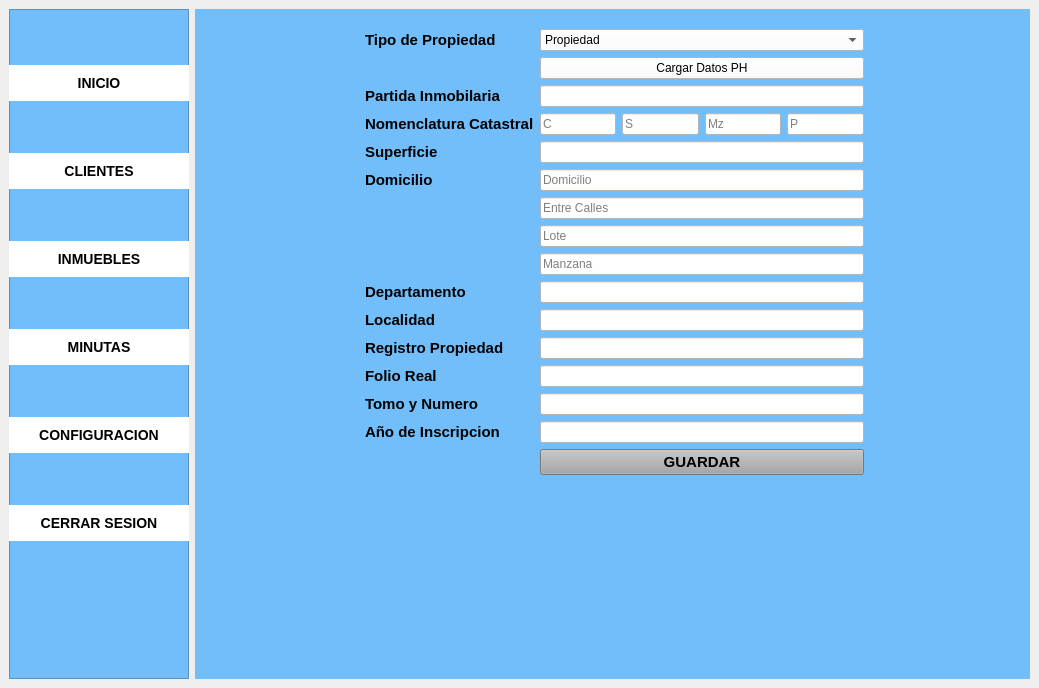
<?xml version="1.0" encoding="UTF-8"?>
<ui version="4.0">
 <class>MainWindow</class>
 <widget class="QMainWindow" name="MainWindow">
  <property name="geometry">
   <rect>
    <x>0</x>
    <y>0</y>
    <width>1039</width>
    <height>688</height>
   </rect>
  </property>
  <property name="windowTitle">
   <string>MainWindow</string>
  </property>
  <widget class="QWidget" name="centralwidget">
   <property name="enabled">
    <bool>true</bool>
   </property>
   <property name="minimumSize">
    <size>
     <width>500</width>
     <height>0</height>
    </size>
   </property>
   <property name="baseSize">
    <size>
     <width>200</width>
     <height>0</height>
    </size>
   </property>
   <property name="styleSheet">
    <string notr="true"/>
   </property>
   <layout class="QHBoxLayout" name="horizontalLayout">
    <item>
     <widget class="QFrame" name="frame">
      <property name="minimumSize">
       <size>
        <width>180</width>
        <height>0</height>
       </size>
      </property>
      <property name="maximumSize">
       <size>
        <width>180</width>
        <height>16777215</height>
       </size>
      </property>
      <property name="styleSheet">
       <string notr="true">/* Color del fondo del menú lateral */
QFrame#frame {
    background-color: rgb(114, 190, 250);
}

/* Estilo para todos los botones que están adentro del menú */
QPushButton {
    background-color: transparent;
    color: black;
    font-size: 14px;
    font-weight: bold;
    border: none;
    padding: 10px;
}

/* Efecto cuando pasás el mouse por encima del botón */
QPushButton:hover {
    background-color: rgba(255, 255, 255, 50);
}</string>
      </property>
      <property name="frameShape">
       <enum>QFrame::StyledPanel</enum>
      </property>
      <property name="frameShadow">
       <enum>QFrame::Raised</enum>
      </property>
      <widget class="QWidget" name="verticalLayoutWidget">
       <property name="geometry">
        <rect>
         <x>-10</x>
         <y>10</y>
         <width>301</width>
         <height>571</height>
        </rect>
       </property>
       <layout class="QVBoxLayout" name="verticalLayout">
        <property name="rightMargin">
         <number>50</number>
        </property>
        <item>
         <widget class="QPushButton" name="btn_home">
          <property name="minimumSize">
           <size>
            <width>200</width>
            <height>0</height>
           </size>
          </property>
          <property name="maximumSize">
           <size>
            <width>200</width>
            <height>16777215</height>
           </size>
          </property>
          <property name="font">
           <font>
            <pointsize>-1</pointsize>
            <weight>75</weight>
            <bold>true</bold>
           </font>
          </property>
          <property name="styleSheet">
           <string notr="true">background-color: rgb(255, 255, 255);
</string>
          </property>
          <property name="text">
           <string notr="true">INICIO</string>
          </property>
         </widget>
        </item>
        <item>
         <widget class="QPushButton" name="btn_clientes">
          <property name="minimumSize">
           <size>
            <width>200</width>
            <height>0</height>
           </size>
          </property>
          <property name="maximumSize">
           <size>
            <width>200</width>
            <height>16777215</height>
           </size>
          </property>
          <property name="font">
           <font>
            <pointsize>-1</pointsize>
            <weight>75</weight>
            <bold>true</bold>
           </font>
          </property>
          <property name="styleSheet">
           <string notr="true">background-color: rgb(255, 255, 255);</string>
          </property>
          <property name="text">
           <string>CLIENTES</string>
          </property>
         </widget>
        </item>
        <item>
         <widget class="QPushButton" name="btn_inmuebles">
          <property name="minimumSize">
           <size>
            <width>200</width>
            <height>0</height>
           </size>
          </property>
          <property name="maximumSize">
           <size>
            <width>200</width>
            <height>16777215</height>
           </size>
          </property>
          <property name="font">
           <font>
            <pointsize>-1</pointsize>
            <weight>75</weight>
            <bold>true</bold>
           </font>
          </property>
          <property name="styleSheet">
           <string notr="true">background-color: rgb(255, 255, 255);</string>
          </property>
          <property name="text">
           <string>INMUEBLES</string>
          </property>
         </widget>
        </item>
        <item>
         <widget class="QPushButton" name="btn_minutas">
          <property name="minimumSize">
           <size>
            <width>200</width>
            <height>0</height>
           </size>
          </property>
          <property name="maximumSize">
           <size>
            <width>200</width>
            <height>16777215</height>
           </size>
          </property>
          <property name="font">
           <font>
            <pointsize>-1</pointsize>
            <weight>75</weight>
            <bold>true</bold>
           </font>
          </property>
          <property name="styleSheet">
           <string notr="true">background-color: rgb(255, 255, 255);</string>
          </property>
          <property name="text">
           <string>MINUTAS</string>
          </property>
         </widget>
        </item>
        <item>
         <widget class="QPushButton" name="btn_configuracion">
          <property name="minimumSize">
           <size>
            <width>200</width>
            <height>0</height>
           </size>
          </property>
          <property name="maximumSize">
           <size>
            <width>200</width>
            <height>16777215</height>
           </size>
          </property>
          <property name="font">
           <font>
            <pointsize>-1</pointsize>
            <weight>75</weight>
            <bold>true</bold>
           </font>
          </property>
          <property name="styleSheet">
           <string notr="true">background-color: rgb(255, 255, 255);</string>
          </property>
          <property name="text">
           <string>CONFIGURACION</string>
          </property>
         </widget>
        </item>
        <item>
         <widget class="QPushButton" name="btn_cerrar">
          <property name="minimumSize">
           <size>
            <width>200</width>
            <height>0</height>
           </size>
          </property>
          <property name="maximumSize">
           <size>
            <width>200</width>
            <height>16777215</height>
           </size>
          </property>
          <property name="font">
           <font>
            <pointsize>-1</pointsize>
            <weight>75</weight>
            <bold>true</bold>
           </font>
          </property>
          <property name="styleSheet">
           <string notr="true">background-color: rgb(255, 255, 255);</string>
          </property>
          <property name="text">
           <string>CERRAR SESION</string>
          </property>
         </widget>
        </item>
       </layout>
      </widget>
     </widget>
    </item>
    <item>
     <widget class="QStackedWidget" name="contenedor_paginas">
      <property name="styleSheet">
       <string notr="true">background-color: rgb(114, 190, 250);</string>
      </property>
      <property name="currentIndex">
       <number>2</number>
      </property>
      <widget class="QWidget" name="INICIO"/>
      <widget class="QWidget" name="CLIENTES">
       <widget class="QWidget" name="layoutWidget">
        <property name="geometry">
         <rect>
          <x>110</x>
          <y>100</y>
          <width>490</width>
          <height>395</height>
         </rect>
        </property>
        <layout class="QFormLayout" name="formLayout">
         <item row="0" column="0">
          <widget class="QLabel" name="label">
           <property name="font">
            <font>
             <pointsize>11</pointsize>
             <weight>75</weight>
             <bold>true</bold>
            </font>
           </property>
           <property name="text">
            <string>DNI</string>
           </property>
          </widget>
         </item>
         <item row="0" column="1">
          <widget class="QLineEdit" name="txt_dni">
           <property name="styleSheet">
            <string notr="true">background-color: rgb(255, 255, 255);
color: rgb(0, 0, 0);</string>
           </property>
           <property name="text">
            <string/>
           </property>
          </widget>
         </item>
         <item row="1" column="0">
          <widget class="QLabel" name="label_2">
           <property name="font">
            <font>
             <pointsize>11</pointsize>
             <weight>75</weight>
             <bold>true</bold>
            </font>
           </property>
           <property name="text">
            <string>NOMBRE</string>
           </property>
          </widget>
         </item>
         <item row="1" column="1">
          <widget class="QLineEdit" name="txt_nombre">
           <property name="styleSheet">
            <string notr="true">background-color: rgb(255, 255, 255);
color: rgb(0, 0, 0);</string>
           </property>
          </widget>
         </item>
         <item row="2" column="0">
          <widget class="QLabel" name="label_3">
           <property name="font">
            <font>
             <pointsize>11</pointsize>
             <weight>75</weight>
             <bold>true</bold>
            </font>
           </property>
           <property name="text">
            <string>APELLIDO</string>
           </property>
          </widget>
         </item>
         <item row="2" column="1">
          <widget class="QLineEdit" name="txt_apellido">
           <property name="styleSheet">
            <string notr="true">background-color: rgb(255, 255, 255);
color: rgb(0, 0, 0);</string>
           </property>
          </widget>
         </item>
         <item row="3" column="0">
          <widget class="QLabel" name="label_4">
           <property name="font">
            <font>
             <pointsize>11</pointsize>
             <weight>75</weight>
             <bold>true</bold>
            </font>
           </property>
           <property name="text">
            <string>CUIL</string>
           </property>
          </widget>
         </item>
         <item row="3" column="1">
          <widget class="QLineEdit" name="txt_cuil">
           <property name="styleSheet">
            <string notr="true">background-color: rgb(255, 255, 255);
color: rgb(0, 0, 0);</string>
           </property>
          </widget>
         </item>
         <item row="12" column="1">
          <widget class="QPushButton" name="btn_guardar_cliente">
           <property name="font">
            <font>
             <pointsize>11</pointsize>
             <weight>75</weight>
             <bold>true</bold>
            </font>
           </property>
           <property name="styleSheet">
            <string notr="true">background-color: rgb(193, 193, 193);
color: rgb(0, 0, 0);</string>
           </property>
           <property name="text">
            <string>GUARDAR</string>
           </property>
          </widget>
         </item>
         <item row="4" column="1">
          <widget class="QDateEdit" name="txt_fecha_nac">
           <property name="font">
            <font>
             <pointsize>11</pointsize>
             <weight>75</weight>
             <bold>true</bold>
            </font>
           </property>
           <property name="styleSheet">
            <string notr="true">background-color: rgb(255, 255, 255);
color: rgb(0, 0, 0);</string>
           </property>
           <property name="calendarPopup">
            <bool>true</bool>
           </property>
          </widget>
         </item>
         <item row="5" column="1">
          <widget class="QLineEdit" name="txt_domicilio">
           <property name="styleSheet">
            <string notr="true">background-color: rgb(255, 255, 255);
color: rgb(0, 0, 0);</string>
           </property>
          </widget>
         </item>
         <item row="6" column="1">
          <widget class="QLineEdit" name="txt_localidad">
           <property name="styleSheet">
            <string notr="true">background-color: rgb(255, 255, 255);
color: rgb(0, 0, 0);</string>
           </property>
          </widget>
         </item>
         <item row="7" column="1">
          <widget class="QLineEdit" name="txt_provincia">
           <property name="styleSheet">
            <string notr="true">background-color: rgb(255, 255, 255);
color: rgb(0, 0, 0);</string>
           </property>
          </widget>
         </item>
         <item row="8" column="1">
          <widget class="QLineEdit" name="txt_telefono">
           <property name="styleSheet">
            <string notr="true">background-color: rgb(255, 255, 255);
color: rgb(0, 0, 0);</string>
           </property>
          </widget>
         </item>
         <item row="9" column="1">
          <widget class="QLineEdit" name="txt_email">
           <property name="styleSheet">
            <string notr="true">background-color: rgb(255, 255, 255);
color: rgb(0, 0, 0);</string>
           </property>
          </widget>
         </item>
         <item row="4" column="0">
          <widget class="QLabel" name="label_5">
           <property name="font">
            <font>
             <pointsize>11</pointsize>
             <weight>75</weight>
             <bold>true</bold>
            </font>
           </property>
           <property name="text">
            <string>FECHA DE NACIMIENTO</string>
           </property>
          </widget>
         </item>
         <item row="5" column="0">
          <widget class="QLabel" name="label_6">
           <property name="font">
            <font>
             <pointsize>11</pointsize>
             <weight>75</weight>
             <bold>true</bold>
            </font>
           </property>
           <property name="text">
            <string>DOMICILIO</string>
           </property>
          </widget>
         </item>
         <item row="6" column="0">
          <widget class="QLabel" name="label_7">
           <property name="font">
            <font>
             <pointsize>11</pointsize>
             <weight>75</weight>
             <bold>true</bold>
            </font>
           </property>
           <property name="text">
            <string>LOCALIDAD</string>
           </property>
          </widget>
         </item>
         <item row="7" column="0">
          <widget class="QLabel" name="label_8">
           <property name="font">
            <font>
             <pointsize>11</pointsize>
             <weight>75</weight>
             <bold>true</bold>
            </font>
           </property>
           <property name="text">
            <string>PROVINCIA</string>
           </property>
          </widget>
         </item>
         <item row="8" column="0">
          <widget class="QLabel" name="label_9">
           <property name="font">
            <font>
             <pointsize>11</pointsize>
             <weight>75</weight>
             <bold>true</bold>
            </font>
           </property>
           <property name="text">
            <string>TELEFONO</string>
           </property>
          </widget>
         </item>
         <item row="9" column="0">
          <widget class="QLabel" name="label_10">
           <property name="font">
            <font>
             <pointsize>11</pointsize>
             <weight>75</weight>
             <bold>true</bold>
            </font>
           </property>
           <property name="text">
            <string>EMAIL</string>
           </property>
          </widget>
         </item>
         <item row="10" column="1">
          <widget class="QComboBox" name="cmb_estado_civil">
           <property name="font">
            <font>
             <pointsize>11</pointsize>
             <weight>75</weight>
             <bold>true</bold>
            </font>
           </property>
           <property name="styleSheet">
            <string notr="true">background-color: rgb(255, 255, 255);
color: rgb(0, 0, 0);</string>
           </property>
           <item>
            <property name="text">
             <string>Soltero/a</string>
            </property>
           </item>
           <item>
            <property name="text">
             <string>Casado/a</string>
            </property>
           </item>
           <item>
            <property name="text">
             <string>Divorciado/a</string>
            </property>
           </item>
           <item>
            <property name="text">
             <string>Viudo/a</string>
            </property>
           </item>
          </widget>
         </item>
         <item row="10" column="0">
          <widget class="QLabel" name="label_16">
           <property name="font">
            <font>
             <pointsize>11</pointsize>
             <weight>75</weight>
             <bold>true</bold>
            </font>
           </property>
           <property name="text">
            <string>ESTADO CIVIL</string>
           </property>
          </widget>
         </item>
         <item row="11" column="1">
          <widget class="QLineEdit" name="txt_nombre_conyuge">
           <property name="styleSheet">
            <string notr="true">background-color: rgb(255, 255, 255);
color: rgb(255, 255, 255);</string>
           </property>
          </widget>
         </item>
         <item row="11" column="0">
          <widget class="QLabel" name="label_23">
           <property name="font">
            <font>
             <pointsize>11</pointsize>
             <weight>75</weight>
             <bold>true</bold>
            </font>
           </property>
           <property name="text">
            <string>NOMBRE Y APELLIDO DE CONYUGUE</string>
           </property>
          </widget>
         </item>
        </layout>
       </widget>
      </widget>
      <widget class="QWidget" name="INMUEBLES">
       <widget class="QWidget" name="formLayoutWidget">
        <property name="geometry">
         <rect>
          <x>170</x>
          <y>20</y>
          <width>499</width>
          <height>512</height>
         </rect>
        </property>
        <layout class="QFormLayout" name="formLayout_2">
         <item row="0" column="0">
          <widget class="QLabel" name="label_14">
           <property name="font">
            <font>
             <pointsize>11</pointsize>
             <weight>75</weight>
             <bold>true</bold>
            </font>
           </property>
           <property name="text">
            <string>Tipo de Propiedad</string>
           </property>
          </widget>
         </item>
         <item row="0" column="1">
          <widget class="QComboBox" name="cmb_tipo_propiedad">
           <property name="styleSheet">
            <string notr="true">background-color: rgb(255, 255, 255);
color: rgb(0, 0, 0);</string>
           </property>
           <item>
            <property name="text">
             <string>Propiedad</string>
            </property>
           </item>
           <item>
            <property name="text">
             <string>Propiedad Horizontal</string>
            </property>
           </item>
          </widget>
         </item>
         <item row="1" column="1">
          <widget class="QPushButton" name="btn_datos_ph">
           <property name="styleSheet">
            <string notr="true">background-color: rgb(255, 255, 255);
color: rgb(0, 0, 0);</string>
           </property>
           <property name="text">
            <string>Cargar Datos PH</string>
           </property>
          </widget>
         </item>
         <item row="2" column="0">
          <widget class="QLabel" name="label_11">
           <property name="font">
            <font>
             <pointsize>11</pointsize>
             <weight>75</weight>
             <bold>true</bold>
            </font>
           </property>
           <property name="text">
            <string>Partida Inmobilaria</string>
           </property>
          </widget>
         </item>
         <item row="2" column="1">
          <widget class="QLineEdit" name="txt_partida">
           <property name="styleSheet">
            <string notr="true">color: rgb(0, 0, 0);
background-color: rgb(255, 255, 255);</string>
           </property>
          </widget>
         </item>
         <item row="3" column="0">
          <widget class="QLabel" name="label_12">
           <property name="font">
            <font>
             <pointsize>11</pointsize>
             <weight>75</weight>
             <bold>true</bold>
            </font>
           </property>
           <property name="text">
            <string>Nomenclatura Catastral</string>
           </property>
          </widget>
         </item>
         <item row="4" column="0">
          <widget class="QLabel" name="label_15">
           <property name="font">
            <font>
             <pointsize>11</pointsize>
             <weight>75</weight>
             <bold>true</bold>
            </font>
           </property>
           <property name="text">
            <string>Superficie</string>
           </property>
          </widget>
         </item>
         <item row="4" column="1">
          <widget class="QLineEdit" name="txt_superficie_inm">
           <property name="styleSheet">
            <string notr="true">color: rgb(0, 0, 0);
background-color: rgb(255, 255, 255);</string>
           </property>
          </widget>
         </item>
         <item row="5" column="0">
          <widget class="QLabel" name="label_13">
           <property name="font">
            <font>
             <pointsize>11</pointsize>
             <weight>75</weight>
             <bold>true</bold>
            </font>
           </property>
           <property name="text">
            <string>Domicilio</string>
           </property>
          </widget>
         </item>
         <item row="5" column="1">
          <widget class="QLineEdit" name="txt_domicilio_inm">
           <property name="styleSheet">
            <string notr="true">color: rgb(0, 0, 0);
background-color: rgb(255, 255, 255);</string>
           </property>
           <property name="placeholderText">
            <string>Domicilio</string>
           </property>
          </widget>
         </item>
         <item row="6" column="1">
          <widget class="QLineEdit" name="txt_inmueble_entre_calles">
           <property name="styleSheet">
            <string notr="true">background-color: rgb(255, 255, 255);
color: rgb(0, 0, 0);</string>
           </property>
           <property name="placeholderText">
            <string>Entre Calles</string>
           </property>
          </widget>
         </item>
         <item row="7" column="1">
          <widget class="QLineEdit" name="txt_inmueble_lote">
           <property name="styleSheet">
            <string notr="true">background-color: rgb(255, 255, 255);
color: rgb(0, 0, 0);</string>
           </property>
           <property name="placeholderText">
            <string>Lote</string>
           </property>
          </widget>
         </item>
         <item row="8" column="1">
          <widget class="QLineEdit" name="txt_inmueble_manzana">
           <property name="styleSheet">
            <string notr="true">background-color: rgb(255, 255, 255);
color: rgb(0, 0, 0);</string>
           </property>
           <property name="placeholderText">
            <string>Manzana</string>
           </property>
          </widget>
         </item>
         <item row="9" column="0">
          <widget class="QLabel" name="label_17">
           <property name="font">
            <font>
             <pointsize>11</pointsize>
             <weight>75</weight>
             <bold>true</bold>
            </font>
           </property>
           <property name="text">
            <string>Departamento</string>
           </property>
          </widget>
         </item>
         <item row="9" column="1">
          <widget class="QLineEdit" name="txt_depto">
           <property name="styleSheet">
            <string notr="true">color: rgb(0, 0, 0);
background-color: rgb(255, 255, 255);</string>
           </property>
          </widget>
         </item>
         <item row="10" column="0">
          <widget class="QLabel" name="label_18">
           <property name="font">
            <font>
             <pointsize>11</pointsize>
             <weight>75</weight>
             <bold>true</bold>
            </font>
           </property>
           <property name="text">
            <string>Localidad</string>
           </property>
          </widget>
         </item>
         <item row="10" column="1">
          <widget class="QLineEdit" name="txt_localidad_inm">
           <property name="styleSheet">
            <string notr="true">color: rgb(0, 0, 0);
background-color: rgb(255, 255, 255);</string>
           </property>
          </widget>
         </item>
         <item row="11" column="0">
          <widget class="QLabel" name="label_19">
           <property name="font">
            <font>
             <pointsize>11</pointsize>
             <weight>75</weight>
             <bold>true</bold>
            </font>
           </property>
           <property name="text">
            <string>Registro Propiedad</string>
           </property>
          </widget>
         </item>
         <item row="11" column="1">
          <widget class="QLineEdit" name="txt_registro">
           <property name="styleSheet">
            <string notr="true">color: rgb(0, 0, 0);
background-color: rgb(255, 255, 255);</string>
           </property>
          </widget>
         </item>
         <item row="13" column="0">
          <widget class="QLabel" name="label_20">
           <property name="font">
            <font>
             <pointsize>11</pointsize>
             <weight>75</weight>
             <bold>true</bold>
            </font>
           </property>
           <property name="text">
            <string>Folio Real</string>
           </property>
          </widget>
         </item>
         <item row="13" column="1">
          <widget class="QLineEdit" name="txt_folio_real">
           <property name="styleSheet">
            <string notr="true">color: rgb(0, 0, 0);
background-color: rgb(255, 255, 255);</string>
           </property>
          </widget>
         </item>
         <item row="14" column="0">
          <widget class="QLabel" name="label_21">
           <property name="font">
            <font>
             <pointsize>11</pointsize>
             <weight>75</weight>
             <bold>true</bold>
            </font>
           </property>
           <property name="text">
            <string>Tomo y Numero</string>
           </property>
          </widget>
         </item>
         <item row="14" column="1">
          <widget class="QLineEdit" name="txt_tomo_numero">
           <property name="styleSheet">
            <string notr="true">color: rgb(0, 0, 0);
background-color: rgb(255, 255, 255);</string>
           </property>
          </widget>
         </item>
         <item row="15" column="0">
          <widget class="QLabel" name="label_22">
           <property name="font">
            <font>
             <pointsize>11</pointsize>
             <weight>75</weight>
             <bold>true</bold>
            </font>
           </property>
           <property name="text">
            <string>Año de Inscripcion</string>
           </property>
          </widget>
         </item>
         <item row="15" column="1">
          <widget class="QLineEdit" name="txt_anio">
           <property name="styleSheet">
            <string notr="true">color: rgb(0, 0, 0);
background-color: rgb(255, 255, 255);</string>
           </property>
          </widget>
         </item>
         <item row="16" column="1">
          <widget class="QPushButton" name="btn_guardar_inmueble">
           <property name="font">
            <font>
             <pointsize>11</pointsize>
             <weight>75</weight>
             <bold>true</bold>
            </font>
           </property>
           <property name="styleSheet">
            <string notr="true">background-color: rgb(166, 166, 166);
color: rgb(0, 0, 0);</string>
           </property>
           <property name="text">
            <string>GUARDAR</string>
           </property>
          </widget>
         </item>
         <item row="3" column="1">
          <layout class="QGridLayout" name="nomenclatura">
           <item row="0" column="3">
            <widget class="QLineEdit" name="txt_nom_parcela">
             <property name="styleSheet">
              <string notr="true">background-color: rgb(255, 255, 255);
color: rgb(0, 0, 0);</string>
             </property>
             <property name="placeholderText">
              <string>P</string>
             </property>
            </widget>
           </item>
           <item row="0" column="2">
            <widget class="QLineEdit" name="txt_nom_manzana">
             <property name="styleSheet">
              <string notr="true">background-color: rgb(255, 255, 255);
color: rgb(0, 0, 0);</string>
             </property>
             <property name="placeholderText">
              <string>Mz</string>
             </property>
            </widget>
           </item>
           <item row="0" column="0">
            <widget class="QLineEdit" name="txt_nom_circunscripcion">
             <property name="styleSheet">
              <string notr="true">background-color: rgb(255, 255, 255);
color: rgb(0, 0, 0);</string>
             </property>
             <property name="placeholderText">
              <string>C</string>
             </property>
            </widget>
           </item>
           <item row="0" column="1">
            <widget class="QLineEdit" name="txt_nom_seccion">
             <property name="styleSheet">
              <string notr="true">background-color: rgb(255, 255, 255);
color: rgb(0, 0, 0);</string>
             </property>
             <property name="placeholderText">
              <string>S</string>
             </property>
            </widget>
           </item>
          </layout>
         </item>
        </layout>
       </widget>
      </widget>
      <widget class="QWidget" name="MINUTAS">
       <widget class="QWidget" name="formLayoutWidget_2">
        <property name="geometry">
         <rect>
          <x>120</x>
          <y>60</y>
          <width>411</width>
          <height>497</height>
         </rect>
        </property>
        <layout class="QFormLayout" name="formLayout_3">
         <item row="1" column="0">
          <widget class="QLabel" name="label_24">
           <property name="font">
            <font>
             <pointsize>11</pointsize>
             <weight>75</weight>
             <bold>true</bold>
            </font>
           </property>
           <property name="text">
            <string>Inmueble</string>
           </property>
          </widget>
         </item>
         <item row="1" column="1">
          <widget class="QComboBox" name="cmb_inmueble">
           <property name="styleSheet">
            <string notr="true">background-color: rgb(255, 255, 255);
color: rgb(0, 0, 0);</string>
           </property>
          </widget>
         </item>
         <item row="3" column="0">
          <widget class="QLabel" name="label_25">
           <property name="font">
            <font>
             <pointsize>11</pointsize>
             <weight>75</weight>
             <bold>true</bold>
            </font>
           </property>
           <property name="text">
            <string>Monto de Operacion</string>
           </property>
          </widget>
         </item>
         <item row="3" column="1">
          <widget class="QLineEdit" name="txt_monto">
           <property name="styleSheet">
            <string notr="true">background-color: rgb(255, 255, 255);
color: rgb(0, 0, 0);</string>
           </property>
          </widget>
         </item>
         <item row="5" column="0">
          <widget class="QLabel" name="label_27">
           <property name="font">
            <font>
             <pointsize>11</pointsize>
             <weight>75</weight>
             <bold>true</bold>
            </font>
           </property>
           <property name="text">
            <string>Observaciones</string>
           </property>
          </widget>
         </item>
         <item row="5" column="1">
          <widget class="QTextEdit" name="txt_observaciones">
           <property name="styleSheet">
            <string notr="true">background-color: rgb(255, 255, 255);
color: rgb(0, 0, 0);</string>
           </property>
          </widget>
         </item>
         <item row="7" column="0">
          <widget class="QLabel" name="label_28">
           <property name="font">
            <font>
             <pointsize>11</pointsize>
             <weight>75</weight>
             <bold>true</bold>
            </font>
           </property>
           <property name="text">
            <string>Vendedores</string>
           </property>
          </widget>
         </item>
         <item row="7" column="1">
          <widget class="QListWidget" name="list_vendedores">
           <property name="styleSheet">
            <string notr="true">background-color: rgb(255, 255, 255);
color: rgb(0, 0, 0);</string>
           </property>
          </widget>
         </item>
         <item row="9" column="0">
          <widget class="QLabel" name="label_29">
           <property name="font">
            <font>
             <pointsize>11</pointsize>
             <weight>75</weight>
             <bold>true</bold>
            </font>
           </property>
           <property name="text">
            <string>Adquirientes</string>
           </property>
          </widget>
         </item>
         <item row="9" column="1">
          <widget class="QListWidget" name="list_compradores">
           <property name="styleSheet">
            <string notr="true">background-color: rgb(255, 255, 255);
color: rgb(0, 0, 0);</string>
           </property>
          </widget>
         </item>
         <item row="10" column="1">
          <widget class="QPushButton" name="btn_guardar_minuta">
           <property name="styleSheet">
            <string notr="true">background-color: rgb(162, 162, 162);</string>
           </property>
           <property name="text">
            <string>Guardar</string>
           </property>
          </widget>
         </item>
         <item row="2" column="0">
          <widget class="QLabel" name="label_26">
           <property name="font">
            <font>
             <pointsize>11</pointsize>
             <weight>75</weight>
             <bold>true</bold>
            </font>
           </property>
           <property name="text">
            <string>Especie de Derechos</string>
           </property>
          </widget>
         </item>
         <item row="2" column="1">
          <widget class="QLineEdit" name="txt_especie_derechos">
           <property name="styleSheet">
            <string notr="true">background-color: rgb(255, 255, 255);
color: rgb(0, 0, 0);</string>
           </property>
          </widget>
         </item>
         <item row="6" column="1">
          <widget class="QLineEdit" name="txt_buscar_vendedor">
           <property name="styleSheet">
            <string notr="true">background-color: rgb(255, 255, 255);
color: rgb(0, 0, 0);</string>
           </property>
           <property name="placeholderText">
            <string notr="true">Ingrese DNI</string>
           </property>
          </widget>
         </item>
         <item row="8" column="1">
          <widget class="QLineEdit" name="txt_buscar_comprador">
           <property name="styleSheet">
            <string notr="true">background-color: rgb(255, 255, 255);
color: rgb(0, 0, 0);</string>
           </property>
           <property name="placeholderText">
            <string>Ingrese DNI</string>
           </property>
          </widget>
         </item>
         <item row="0" column="1">
          <widget class="QLineEdit" name="txt_buscar_inmueble">
           <property name="styleSheet">
            <string notr="true">background-color: rgb(255, 255, 255);
color: rgb(0, 0, 0);</string>
           </property>
           <property name="placeholderText">
            <string>Ingrese Nomenclatura</string>
           </property>
          </widget>
         </item>
        </layout>
       </widget>
      </widget>
      <widget class="QWidget" name="Perfil">
       <widget class="QWidget" name="gridLayoutWidget">
        <property name="geometry">
         <rect>
          <x>0</x>
          <y>10</y>
          <width>671</width>
          <height>551</height>
         </rect>
        </property>
        <layout class="QGridLayout" name="gridLayout">
         <item row="2" column="1">
          <widget class="QLineEdit" name="txt_perfil_registro">
           <property name="styleSheet">
            <string notr="true">color: rgb(0, 0, 0);
background-color: rgb(255, 255, 255);</string>
           </property>
          </widget>
         </item>
         <item row="0" column="1">
          <widget class="QLineEdit" name="txt_perfil_nombre">
           <property name="styleSheet">
            <string notr="true">background-color: rgb(255, 255, 255);
color: rgb(0, 0, 0);</string>
           </property>
          </widget>
         </item>
         <item row="1" column="1">
          <widget class="QLineEdit" name="txt_perfil_matricula">
           <property name="styleSheet">
            <string notr="true">color: rgb(0, 0, 0);
background-color: rgb(255, 255, 255);</string>
           </property>
          </widget>
         </item>
         <item row="2" column="0">
          <widget class="QLabel" name="label_32">
           <property name="font">
            <font>
             <pointsize>11</pointsize>
             <weight>75</weight>
             <bold>true</bold>
            </font>
           </property>
           <property name="text">
            <string>Numero de Registro (opcional)</string>
           </property>
          </widget>
         </item>
         <item row="1" column="0">
          <widget class="QLabel" name="label_31">
           <property name="font">
            <font>
             <pointsize>11</pointsize>
             <weight>75</weight>
             <bold>true</bold>
            </font>
           </property>
           <property name="text">
            <string>Numero de Matricula</string>
           </property>
          </widget>
         </item>
         <item row="0" column="0">
          <widget class="QLabel" name="label_30">
           <property name="font">
            <font>
             <pointsize>11</pointsize>
             <weight>75</weight>
             <bold>true</bold>
            </font>
           </property>
           <property name="text">
            <string>Nombre y Apellido</string>
           </property>
          </widget>
         </item>
         <item row="3" column="1">
          <widget class="QPushButton" name="btn_guardar_perfil">
           <property name="styleSheet">
            <string notr="true">background-color: rgb(179, 179, 179);</string>
           </property>
           <property name="text">
            <string>GUARDAR</string>
           </property>
          </widget>
         </item>
        </layout>
       </widget>
      </widget>
     </widget>
    </item>
   </layout>
  </widget>
 </widget>
 <resources/>
 <connections/>
</ui>
